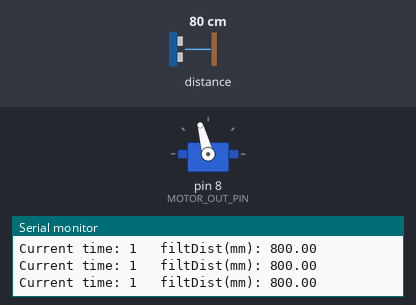
Simulated run of this sketch. Board: Arduino Uno, built with avr-gcc and run on an emulated ATmega328P. Parts: servo, the last lines printed to the serial monitor. Inputs (shaded band) come from the test bench; at power-on: distance to the obstacle 80 cm.

Above: at 1.2 s.
1.3 s: distance to the obstacle set to 120 cm
At 2.7 s:
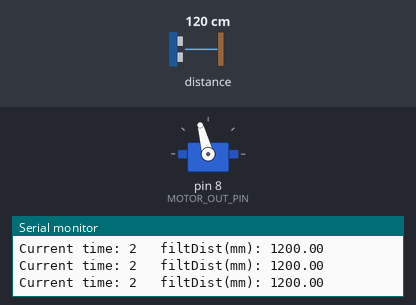
4.3 s: distance to the obstacle set to 2 cm
At 5.3 s:
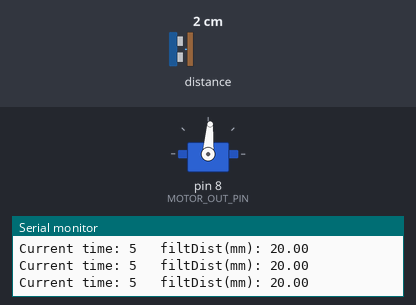
7.3 s: distance to the obstacle set to 18 cm
10.3 s: distance to the obstacle set to 60 cm
Timing chart, 0 to 14.3 s (numbered marks = the images above; inputs shaded):
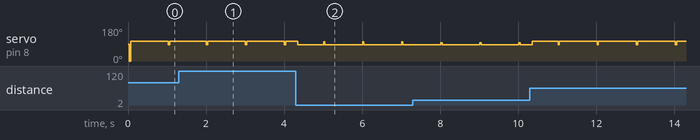

Measured:
- by itself, servo on pin 8 (MOTOR_OUT_PIN): repeats every 1.0 s: 86° 0.03 s, 105° 0.97 s

The sketch:

Ball_and_Beam.ino
```cpp
#include <Wire.h>  // I2C Library
#include <Servo.h> // Servomotor library
#include <SparkFun_VL53L1X.h> // distance sensor library

#define BAUD_RATE 19200
#define MOTOR_OUT_PIN 8
#define N 10 // Filter length

// Definitions for servo motor setpoints
#define ANGLE_OFFSET 90
#define SERVO_PULSE_MIN 600
#define SERVO_PULSE_MAX 2300
#define SERVO_PULSE_MID 1500 // the neutral position of the servo

// PID Gain Definitions
#define KP 30
#define KI 1
#define KD 50
#define MAX_INT 10

SFEVL53L1X distanceSensor;   // sensor object for distance readings
Servo myservo;              // servo object for motor control

// Filter coefficients
float filter[10] = {-0.0053,-0.0028,0.0435,0.1695,0.2951,0.2951,0.1695,0.0435,-0.0028,-0.0053};
float prevDistVals[N] = {0,0,0,0,0,0,0,0,0,0};
float prevDeriv[N] = {0,0,0,0,0,0,0,0,0,0};

// Variables for control
float desiredPos = 300;
float distance = 0;
float filtDist = 0;
float prevFiltDist = 0;
float error = 0;
float prevError = 0;
float intError = 0;
float derError = 0;
float filtDeriv = 0;
float motorSetPos = 0;
float integral = 0; //ADDED

// Variables for timing data
uint32_t ts0;
uint32_t ts1;
uint32_t ts2;
int stepTime;


void setup(void)
{
  Wire.begin(); // Initialize I2C
  Serial.begin(BAUD_RATE); // start serial communication

  // Initialize servo motor object
  myservo.attach(MOTOR_OUT_PIN, SERVO_PULSE_MIN, SERVO_PULSE_MAX);

  // Test range sensor initialization
  if (distanceSensor.begin() == false)
    Serial.println("Sensor online!");
  else Serial.println("Sensor FAIL!");

  // Configure range sensor
  distanceSensor.setDistanceModeShort();
  distanceSensor.startRanging();

  // get intial timing data
  ts0 = millis();
  ts1 = ts0;
}


void loop(void)
{

  // Start by getting distance sensor measurements
  distance = distanceSensor.getDistance();

  // Shift sensor measurement array and add new value
  memcpy(prevDistVals, &prevDistVals[1], sizeof(prevDistVals) - sizeof(float));
  prevDistVals[9] = distance;

  // Multiply by filter coefficients to calculate filtered motor position
  filtDist = 0;
  for(int i=0;i<10;i++){
    filtDist += prevDistVals[i]*filter[i];

  }

  // Each loop, calculate the time elapsed
  ts2 = millis() / 1000; //Converts time from ms to sec
  float(stepTime) = ts2-ts1;
  Serial.print("Current time: ");
  Serial.print(ts2-ts0);
  ts1 = ts2;


  // Calculate error, integrated error, and derivative of error
  // Convert error to meters and timing to seconds
  error = desiredPos - distance;
  error = error / 1000; //Converts mm to m
  integral = error * stepTime;
  intError = intError + integral;
  derError = error - prevError / stepTime;

  prevError = error;

  // Shift derivative array and add new value prevDeriv
  memcpy(prevDeriv, &prevDeriv[1], sizeof(prevDeriv) - sizeof(float));
  prevDeriv[9] = derError;

  // Multiply by filter coefficients to calculate filtered motor position
  filtDeriv = 0;
  for(int i=0;i<10;i++){
    filtDeriv += prevDeriv[i]*filter[i];
  }

  // Limit max/min integrated error
  if(intError>MAX_INT)
    intError = MAX_INT;
  if(intError<-MAX_INT)
    intError = -MAX_INT;


  // Calculate motor set position using PID gains
  motorSetPos = KP*error + KI * intError + KD * derError;
  motorSetPos = 9.44 * motorSetPos; //pwm in us


  // Limit max/min motor angle
  if(motorSetPos>90)
    motorSetPos = 90;
  if(motorSetPos<-90)
    motorSetPos = -90;

  // Print filtered distance
  Serial.print("\t filtDist(mm): ");
  Serial.print(filtDist);
  Serial.println();

  // Set motor angle, must add motorSetPos angle scaled up to microseconds using linear relationship from Lab 6
  myservo.writeMicroseconds(SERVO_PULSE_MID + motorSetPos);


}
```
